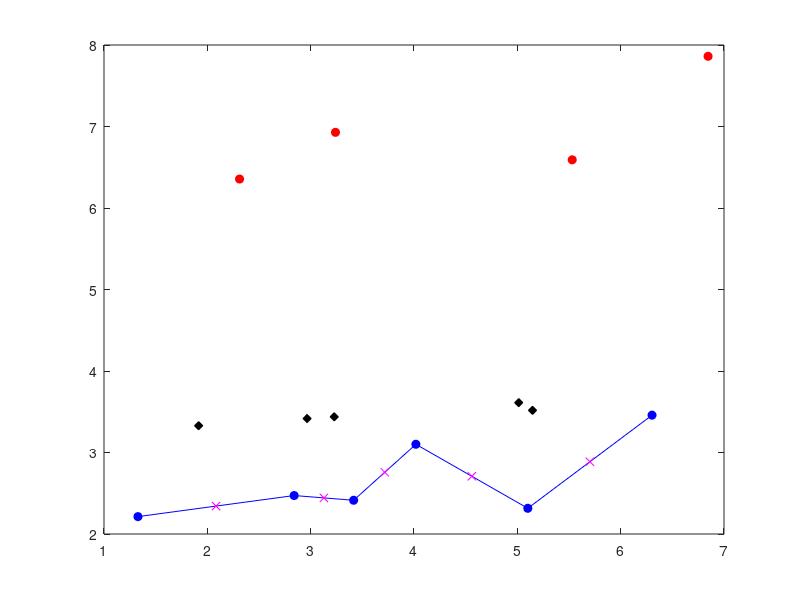

Source code (MATLAB): (Note: this script raises an error after producing the figure.)
clc;
close all;

showFig = true;
numLamps = 4;
numPatches = 5;
maxPwr = 1;
desiredillum = 0.01;

% % Comment out the line below if not using matlab
% rng('shuffle');
% % Comment out the line below if not using octave
% % rand('seed', 'reset');
% lampPos = repmat([0.5 6], numLamps, 1) + 2*rand(numLamps, 2);
% lampPos(1:end, 1) = cumsum(lampPos(:, 1));
% patchPos = repmat([0 2], numPatches+1, 1) + 2*rand(numPatches+1, 2);
% patchPos(1:end, 1) = cumsum(patchPos(:, 1));

lampPos = [2.3119 6.3554; 3.2401 6.9284; 5.5310 6.5910; 6.8457 7.8612];

patchPos = [1.3286 2.2132; 2.8402 2.4720; 3.4158 2.4140; 4.0182 3.1009; 5.1015 2.3155; 6.3036 3.4580];

lampPos = complex(lampPos(:,1), lampPos(:,2));
patchPos = complex(patchPos(:,1), patchPos(:,2));
patchCenter = (patchPos(1:end-1) + patchPos(2:end))/2;
patchNorm = patchPos(2:end) - patchPos(1:end-1);
for p = 1:length(patchNorm)
    n = null([real(patchNorm(p)) imag(patchNorm(p))]);
    patchNorm(p) = complex(n(1), n(2));
end

if showFig == true
    plot(lampPos, 'ro', 'MarkerFaceColor', 'auto');
    hold on;
    plot(patchPos, 'bo-', 'MarkerFaceColor', 'auto');
    plot(patchCenter, 'mx', 'MarkerFaceColor', 'auto');
    plot(patchNorm + patchCenter, 'kd', 'MarkerFaceColor', 'auto');
    axis auto;
end

radDist = zeros(length(patchCenter), length(lampPos));
angShift = zeros(length(patchCenter), length(lampPos));
for i = 1:length(patchCenter)
    for j = 1:length(lampPos)
        radDist(i, j) = abs(patchCenter(i) - lampPos(j));
        angShift(i, j) = angle(lampPos(j)-patchCenter(i))-angle(patchNorm(i));
    end
end

illumCoeff = radDist.^(-2).*max(cos(angShift), 0);

[illumValuesOpt, pwrValuesOpt, costValueOpt] = solveOpt(illumCoeff, desiredillum, maxPwr);
[illumValuesUniform, pwrValuesUniform, costValueUniform] = solveUniform(illumCoeff, desiredillum, maxPwr);
[illumValuesLS, pwrValuesLS, costValueLS] = solveLS(illumCoeff, desiredillum, maxPwr);
[illumValuesLP, pwrValuesLP, costValueLP, tLP] = solveLP(illumCoeff, desiredillum, maxPwr);
[illumValuesWLS, pwrValuesWLS, costValueWLS] = solveWLS(illumCoeff, desiredillum, maxPwr);
